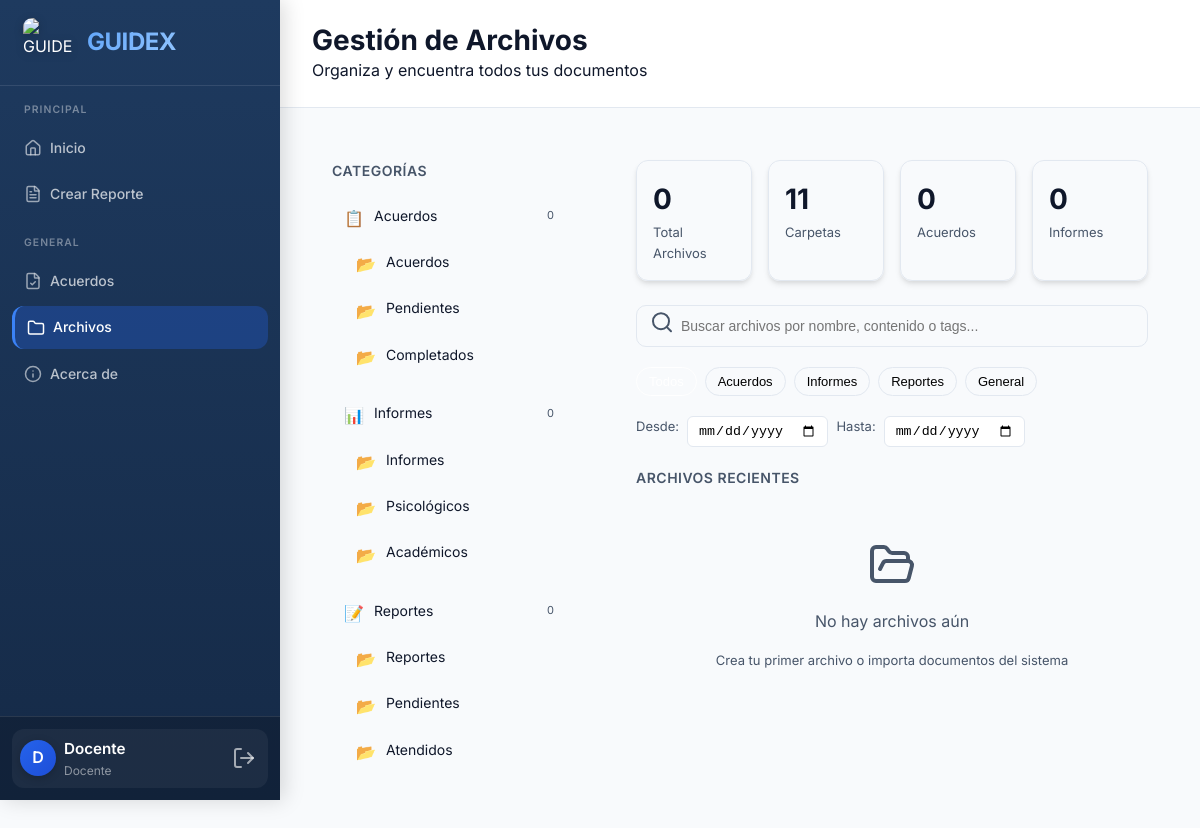
Page /archivos (signed in) on the committed database.
### tables this page shows
CREATE TABLE carpetas (
        id INTEGER PRIMARY KEY AUTOINCREMENT,
        nombre TEXT NOT NULL,
        parent_id INTEGER,
        tipo_categoria TEXT NOT NULL,
        color TEXT DEFAULT '#6366f1',
        orden INTEGER DEFAULT 0,
        fecha_creacion TIMESTAMP DEFAULT CURRENT_TIMESTAMP,
        fecha_modificacion TIMESTAMP DEFAULT CURRENT_TIMESTAMP,
        usuario_id INTEGER NOT NULL,
        FOREIGN KEY (parent_id) REFERENCES carpetas (id) ON DELETE CASCADE,
        FOREIGN KEY (usuario_id) REFERENCES usuarios (id)
    );

### app.py (the view)
@app.route('/archivos')
@login_required
def archivos():
    conn = get_db_connection()
    categorias = {
        'acuerdos': [],
        'informes': [],
        'reportes': [],
        'general': []
    }
    carpetas = conn.execute('''
        SELECT * FROM carpetas
        WHERE usuario_id = ?
        ORDER BY tipo_categoria, orden, nombre
    ''', (session['user_id'],)).fetchall()
    for carpeta in carpetas:
        cat = carpeta['tipo_categoria']
        if cat in categorias:
            categorias[cat].append(dict(carpeta))
    archivos_recientes = conn.execute('''
        SELECT a.*, c.nombre as carpeta_nombre
        FROM archivos a
        LEFT JOIN carpetas c ON a.carpeta_id = c.id
        WHERE a.usuario_id = ?
        ORDER BY a.fecha_creacion DESC
        LIMIT 10
    ''', (session['user_id'],)).fetchall()
    tags = conn.execute('SELECT * FROM tags ORDER BY nombre').fetchall()
    stats = {
        'total_archivos': conn.execute('SELECT COUNT(*) FROM archivos WHERE usuario_id = ?',
                                      (session['user_id'],)).fetchone()[0],
        'total_carpetas': conn.execute('SELECT COUNT(*) FROM carpetas WHERE usuario_id = ?',
                                      (session['user_id'],)).fetchone()[0],
    }
    por_tipo = {}
    for tipo in ['acuerdo', 'informe', 'reporte', 'general']:
        count = conn.execute('SELECT COUNT(*) FROM archivos WHERE usuario_id = ? AND tipo_documento = ?',
                           (session['user_id'], tipo)).fetchone()[0]
        por_tipo[tipo] = count
    conn.close()
    return render_template('archivos.html',
                         carpetas=carpetas,
                         archivos=archivos_recientes,
                         tags=tags,
                         stats=stats,
                         por_tipo=por_tipo,
                         categorias=categorias,
                         nombre=session.get('user_nombre'))

### app.py (called while the page is built)
def get_db_connection():
    conn = sqlite3.connect('database.db')
    conn.row_factory = sqlite3.Row
    return conn

def login_required(f):
    @wraps(f)
    def decorated_function(*args, **kwargs):
        if 'user_id' not in session:
            return redirect(url_for('login'))
        return f(*args, **kwargs)
    return decorated_function

### templates/archivos.html (shortened to what this page needs)
{% extends "base.html" %}
{% block page_title %}Gestión de Archivos{% endblock %}
{% block page_subtitle %}Organiza y encuentra todos tus documentos{% endblock %}
{% block content %}
<div class="archivos-container">
    <aside class="panel-lateral">
        <div class="titulo-seccion">Categorías</div>
        {% for tipo, carpetas in categorias.items() %}
        <div class="categoria-grupo" style="margin-bottom: 16px;">
            <div class="categoria-item" onclick="filtrarPorCategoria('{{ tipo }}')">
                <span class="icono-carpeta">
                    {% if tipo == 'acuerdos' %}📋{% elif tipo == 'informes' %}📊{% elif tipo == 'reportes' %}📝{% else %}📁{% endif %}
                </span>
                <span class="carpeta-nombre">{{ tipo|title }}</span>
                <span class="badge-cuenta">{{ por_tipo[tipo] if por_tipo[tipo] else 0 }}</span>
            </div>
            {% for carpeta in carpetas %}
            <div class="categoria-item" style="padding-left: 24px;" onclick="verCarpeta({{ carpeta.id }})">
                <span class="icono-carpeta" style="color: {{ carpeta.color }};">📂</span>
                <span class="carpeta-nombre">{{ carpeta.nombre }}</span>
            </div>
            {% endfor %}
        </div>
        {% endfor %}
    </aside>
    <main class="panel-principal">
        <div class="stats-grid">
            <div class="stat-card">
                <div class="stat-numero">{{ stats.total_archivos }}</div>
                <div class="stat-label">Total Archivos</div>
            </div>
            <div class="stat-card">
                <div class="stat-numero">{{ stats.total_carpetas }}</div>
                <div class="stat-label">Carpetas</div>
            </div>
            <div class="stat-card">
                <div class="stat-numero">{{ por_tipo['acuerdo'] if por_tipo['acuerdo'] else 0 }}</div>
                <div class="stat-label">Acuerdos</div>
            </div>
            <div class="stat-card">
                <div class="stat-numero">{{ por_tipo['informe'] if por_tipo['informe'] else 0 }}</div>
                <div class="stat-label">Informes</div>
            </div>
        </div>
        <div class="buscador">
            <span class="buscador-icono"><i data-lucide="search"></i></span>
            <input type="text" id="busqueda-input" placeholder="Buscar archivos por nombre, contenido o tags..." oninput="buscarArchivos()">
        </div>
        <div class="filtros-rapidos">
            <button class="filtro-chip active" onclick="filtrarPorTipo('')">Todos</button>
            <button class="filtro-chip" onclick="filtrarPorTipo('acuerdo')">Acuerdos</button>
            <button class="filtro-chip" onclick="filtrarPorTipo('informe')">Informes</button>
            <button class="filtro-chip" onclick="filtrarPorTipo('reporte')">Reportes</button>
            <button class="filtro-chip" onclick="filtrarPorTipo('general')">General</button>
        </div>
        <div class="filtros-rapidos">
            <label style="font-size: 13px; color: var(--text-secondary);">Desde:</label>
            <input type="date" id="fecha-desde" style="padding: 6px 10px; border: 1px solid var(--border-color); border-radius: 6px;" onchange="buscarArchivos()">
            <label style="font-size: 13px; color: var(--text-secondary);">Hasta:</label>
            <input type="date" id="fecha-hasta" style="padding: 6px 10px; border: 1px solid var(--border-color); border-radius: 6px;" onchange="buscarArchivos()">
        </div>
        <div id="resultados-container">
            <div class="titulo-seccion">Archivos Recientes</div>
            {% if archivos %}
            <div class="lista-archivos">
                {% for archivo in archivos %}
                <div class="archivo-item" onclick="verArchivo({{ archivo.id }})">
                    <div class="archivo-icono {{ archivo.tipo_documento }}">
                        {% if archivo.tipo_documento == 'acuerdo' %}📋{% elif archivo.tipo_documento == 'informe' %}📊{% elif archivo.tipo_documento == 'reporte' %}📝{% else %}📄{% endif %}
                    </div>
                    <div class="archivo-info">
                        <div class="archivo-nombre">{{ archivo.nombre }}</div>
                        <div class="archivo-meta">
                            {{ archivo.carpeta_nombre or 'Sin carpeta' }} • {{ archivo.fecha_creacion[:10] }}
                        </div>
                        {% if archivo.tags %}
                        <div class="archivo-tags">
                            {% for tag in archivo.tags.split(',') %}
                            <span class="tag">{{ tag }}</span>
                            {% endfor %}
                        </div>
                        {% endif %}
                    </div>
                    <div class="archivo-acciones">
                        <button class="btn-icono" onclick="event.stopPropagation(); moverArchivo({{ archivo.id }})" title="Mover">
                            <i data-lucide="folder-input"></i>
                        </button>
                        <button class="btn-icono" onclick="event.stopPropagation(); editarArchivo({{ archivo.id }})" title="Editar">
                            <i data-lucide="edit"></i>
                        </button>
                        <button class="btn-icono" onclick="event.stopPropagation(); eliminarArchivo({{ archivo.id }})" title="Eliminar">
                            <i data-lucide="trash-2"></i>
                        </button>
                    </div>
                </div>
                {% endfor %}
            </div>
            {% else %}
            <div class="no-resultados">
                <i data-lucide="folder-open" style="width: 48px; height: 48px; margin-bottom: 12px;"></i>
                <p>No hay archivos aún</p>
                <p style="font-size: 13px;">Crea tu primer archivo o importa documentos del sistema</p>
            </div>
            {% endif %}
        </div>
    </main>
</div>
{% endblock %}

### templates/base.html (shortened to what this page needs)
<!DOCTYPE html>
<html lang="es">
<head>
    <link rel="stylesheet" href="{{ url_for('static', filename='css/styles.css') }}">
</head>
<body>
    <div class="app-layout">
        <aside class="sidebar" id="sidebar">
            <div class="sidebar-header">
                <a href="/" class="sidebar-brand">
                    <img src="{{ url_for('static', filename='img/logo.png') }}" alt="GUIDEX Logo" class="sidebar-brand-logo">
                    <span class="sidebar-brand-text">GUIDEX</span>
                </a>
            </div>
            <nav class="sidebar-nav">
                {% if session.get('user_id') %}
                <div class="nav-section">
                    <div class="nav-section-title">Principal</div>
                    <ul class="nav-list">
                        {% if session.get('user_rol') == 'docente' %}
                        <li class="nav-item">
                            <a href="/inicio_docente" class="nav-link {% if request.endpoint == 'inicio_docente' %}active{% endif %}">
                                <span class="nav-link-icon"><i data-lucide="home"></i></span>
                                <span>Inicio</span>
                            </a>
                        </li>
                        <li class="nav-item">
                            <a href="/crear_reporte" class="nav-link {% if request.endpoint == 'crear_reporte' %}active{% endif %}">
                                <span class="nav-link-icon"><i data-lucide="file-text"></i></span>
                                <span>Crear Reporte</span>
                            </a>
                        </li>
                        {% endif %}
                    </ul>
                </div>
                <div class="nav-section">
                    <div class="nav-section-title">General</div>
                    <ul class="nav-list">
                        <li class="nav-item">
                            <a href="/acuerdos" class="nav-link {% if request.endpoint == 'acuerdos' %}active{% endif %}">
                                <span class="nav-link-icon"><i data-lucide="file-check"></i></span>
                                <span>Acuerdos</span>
                            </a>
                        </li>
                        <li class="nav-item">
                            <a href="/archivos" class="nav-link {% if request.endpoint == 'archivos' %}active{% endif %}">
                                <span class="nav-link-icon"><i data-lucide="folder"></i></span>
                                <span>Archivos</span>
                            </a>
                        </li>
                        <li class="nav-item">
                            <a href="/acerca" class="nav-link {% if request.endpoint == 'acerca' %}active{% endif %}">
                                <span class="nav-link-icon"><i data-lucide="info"></i></span>
                                <span>Acerca de</span>
                            </a>
                        </li>
                    </ul>
                </div>
                {% endif %}
            </nav>
            {% if session.get('user_id') %}
            <div class="sidebar-footer">
                <div class="user-profile">
                    <div class="user-avatar">
                        {{ session.get('user_nombre', 'U')[0] }}
                    </div>
                    <div class="user-info">
                        <div class="user-name">{{ session.get('user_nombre', 'Usuario') }}</div>
                        <div class="user-role">{{ session.get('user_rol', 'usuario') }}</div>
                    </div>
                    <a href="/logout" class="logout-btn" title="Cerrar sesión">
                        <i data-lucide="log-out"></i>
                    </a>
                </div>
            </div>
            {% endif %}
        </aside>
        <main class="main-content">
            <header class="content-header">
                <div class="content-header-inner">
                    <div>
                        <h1 class="page-title">{% block page_title %}Inicio{% endblock %}</h1>
                        {% block page_subtitle %}{% endblock %}
                    </div>
                </div>
            </header>
            <div class="content-body">
                {% block content %}{% endblock %}
            </div>
        </main>
    </div>
</body>
</html>

### templates/archivos.html (style rules this page uses)
.archivos-container { display: grid; grid-template-columns: 280px 1fr; gap: 24px; height: calc(100vh - 140px); }
.panel-lateral { background: var(--surface-color); border-radius: 12px; padding: 20px; overflow-y: auto; }
.panel-principal { background: var(--surface-color); border-radius: 12px; padding: 20px; overflow-y: auto; }
.titulo-seccion { font-size: 14px; font-weight: 600; color: var(--text-secondary); margin-bottom: 12px; text-transform: uppercase; letter-spacing: 0.5px; }
.categoria-item { display: flex; align-items: center; gap: 10px; padding: 10px 12px; border-radius: 8px; cursor: pointer; transition: all 0.2s; margin-bottom: 4px; }
.icono-carpeta { width: 20px; height: 20px; }
.carpeta-nombre { flex: 1; font-size: 14px; white-space: nowrap; overflow: hidden; text-overflow: ellipsis; }
.badge-cuenta { font-size: 11px; background: var(--bg-color); padding: 2px 6px; border-radius: 10px; color: var(--text-secondary); }
.buscador { position: relative; margin-bottom: 20px; }
.buscador input { width: 100%; padding: 12px 16px 12px 44px; border: 1px solid var(--border-color); border-radius: 10px; font-size: 14px; background: var(--bg-color); }
.buscador-icono { position: absolute; left: 14px; top: 50%; transform: translateY(-50%); color: var(--text-secondary); }
.filtros-rapidos { display: flex; gap: 8px; margin-bottom: 20px; flex-wrap: wrap; }
.filtro-chip { padding: 6px 12px; background: var(--bg-color); border: 1px solid var(--border-color); border-radius: 20px; font-size: 13px; cursor: pointer; transition: all 0.2s; }
.filtro-chip:hover, .filtro-chip.active { background: var(--primary-color); color: white; border-color: var(--primary-color); }
.stats-grid { display: grid; grid-template-columns: repeat(4, 1fr); gap: 16px; margin-bottom: 24px; }
.stat-card { background: var(--bg-color); padding: 16px; border-radius: 12px; }
.stat-numero { font-size: 28px; font-weight: 700; color: var(--primary-color); }
.stat-label { font-size: 13px; color: var(--text-secondary); }
.no-resultados { text-align: center; padding: 40px; color: var(--text-secondary); }

### rows in the picture
carpetas: nombre "Acuerdos"
carpetas: nombre "Pendientes"
carpetas: nombre "Completados"
carpetas: nombre "Informes"
carpetas: nombre "Psicológicos"
carpetas: nombre "Académicos"
carpetas: nombre "Reportes"
carpetas: nombre "Pendientes"
carpetas: nombre "Atendidos"

### other values in the picture
{{ session.get('user_nombre', 'U')[0] }} "D"
{{ session.get('user_nombre', 'Usuario') }} "Docente"
{{ session.get('user_rol', 'usuario') }} "Docente"
{{ tipo|title }} "Acuerdos" "Informes" "Reportes"
{{ por_tipo[tipo] if por_tipo[tipo] else 0 }} "0" "0" "0"
{{ stats.total_archivos }} "0"
{{ stats.total_carpetas }} "11"
{{ por_tipo['acuerdo'] if por_tipo['acuerdo'] else 0 }} "0"
{{ por_tipo['informe'] if por_tipo['informe'] else 0 }} "0"
